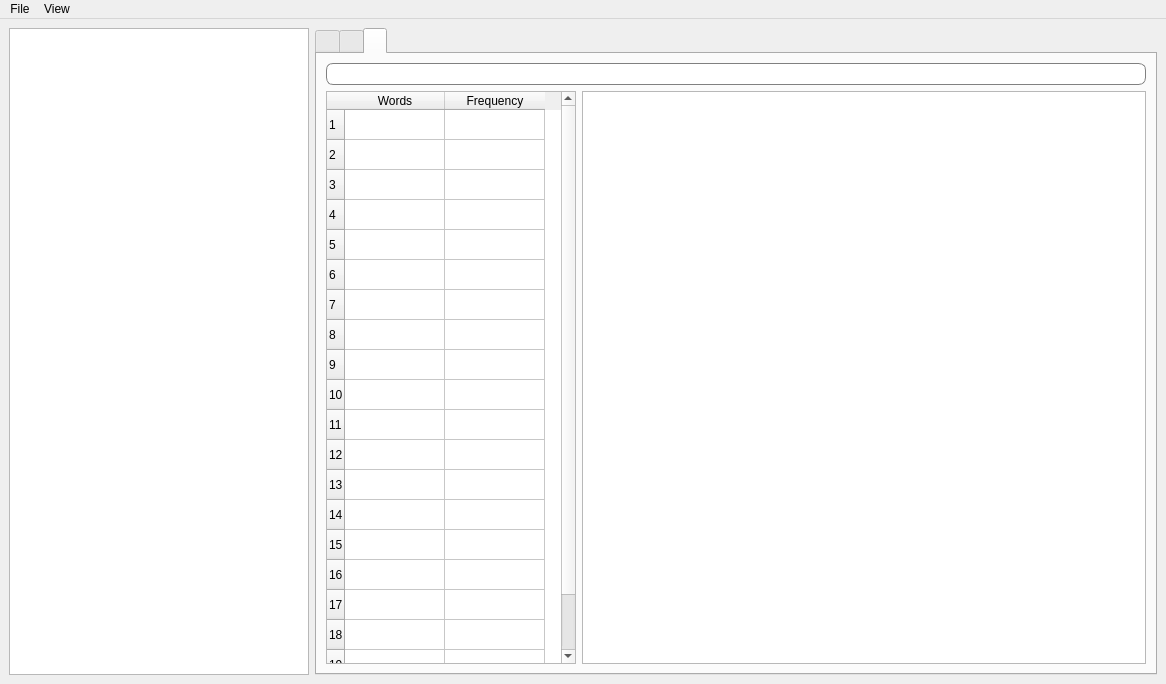
<?xml version="1.0" encoding="UTF-8"?>
<ui version="4.0">
 <class>MainWindow</class>
 <widget class="QMainWindow" name="MainWindow">
  <property name="geometry">
   <rect>
    <x>0</x>
    <y>0</y>
    <width>1166</width>
    <height>684</height>
   </rect>
  </property>
  <property name="windowTitle">
   <string>MainWindow</string>
  </property>
  <widget class="QWidget" name="centralwidget">
   <layout class="QGridLayout" name="gridLayout">
    <item row="0" column="0">
     <widget class="QListWidget" name="listWidget">
      <property name="maximumSize">
       <size>
        <width>300</width>
        <height>16777215</height>
       </size>
      </property>
      <property name="locale">
       <locale language="English" country="UnitedKingdom"/>
      </property>
     </widget>
    </item>
    <item row="0" column="1">
     <widget class="QTabWidget" name="tabWidget">
      <property name="enabled">
       <bool>true</bool>
      </property>
      <property name="currentIndex">
       <number>2</number>
      </property>
      <property name="tabBarAutoHide">
       <bool>false</bool>
      </property>
      <widget class="QWidget" name="tab">
       <property name="locale">
        <locale language="English" country="UnitedKingdom"/>
       </property>
       <attribute name="title">
        <string/>
       </attribute>
       <layout class="QVBoxLayout" name="verticalLayout_2">
        <item>
         <layout class="QVBoxLayout" name="verticalLayout">
          <item>
           <widget class="QTextEdit" name="textEdit_Up">
            <property name="locale">
             <locale language="English" country="UnitedKingdom"/>
            </property>
            <property name="readOnly">
             <bool>true</bool>
            </property>
           </widget>
          </item>
          <item>
           <widget class="QTextEdit" name="textEdit_Down">
            <property name="locale">
             <locale language="English" country="UnitedKingdom"/>
            </property>
            <property name="readOnly">
             <bool>true</bool>
            </property>
           </widget>
          </item>
         </layout>
        </item>
       </layout>
      </widget>
      <widget class="QWidget" name="tab_2">
       <property name="enabled">
        <bool>true</bool>
       </property>
       <attribute name="title">
        <string/>
       </attribute>
       <layout class="QGridLayout" name="gridLayout_2">
        <item row="0" column="1">
         <widget class="QTextEdit" name="textEdit_2_Up">
          <property name="readOnly">
           <bool>true</bool>
          </property>
         </widget>
        </item>
        <item row="1" column="1">
         <widget class="QTextEdit" name="textEdit_2_Down">
          <property name="enabled">
           <bool>true</bool>
          </property>
          <property name="readOnly">
           <bool>true</bool>
          </property>
         </widget>
        </item>
        <item row="2" column="1">
         <widget class="QPushButton" name="pushButton">
          <property name="text">
           <string>Students' Answers Detail</string>
          </property>
         </widget>
        </item>
        <item row="0" column="0" rowspan="3">
         <widget class="QListWidget" name="listWidget_2">
          <property name="maximumSize">
           <size>
            <width>200</width>
            <height>16777215</height>
           </size>
          </property>
         </widget>
        </item>
       </layout>
      </widget>
      <widget class="QWidget" name="tab_3">
       <property name="enabled">
        <bool>true</bool>
       </property>
       <attribute name="title">
        <string/>
       </attribute>
       <layout class="QGridLayout" name="gridLayout_3">
        <item row="5" column="1" colspan="2">
         <widget class="QGraphicsView" name="graphicsView">
          <property name="styleSheet">
           <string notr="true"/>
          </property>
         </widget>
        </item>
        <item row="5" column="0">
         <widget class="QTableWidget" name="tableWidget">
          <property name="maximumSize">
           <size>
            <width>250</width>
            <height>16777215</height>
           </size>
          </property>
          <property name="editTriggers">
           <set>QAbstractItemView::NoEditTriggers</set>
          </property>
          <property name="gridStyle">
           <enum>Qt::SolidLine</enum>
          </property>
          <property name="rowCount">
           <number>20</number>
          </property>
          <row>
           <property name="text">
            <string>1</string>
           </property>
          </row>
          <row>
           <property name="text">
            <string>2</string>
           </property>
          </row>
          <row>
           <property name="text">
            <string>3</string>
           </property>
          </row>
          <row>
           <property name="text">
            <string>4</string>
           </property>
          </row>
          <row>
           <property name="text">
            <string>5</string>
           </property>
          </row>
          <row>
           <property name="text">
            <string>6</string>
           </property>
          </row>
          <row>
           <property name="text">
            <string>7</string>
           </property>
          </row>
          <row>
           <property name="text">
            <string>8</string>
           </property>
          </row>
          <row>
           <property name="text">
            <string>9</string>
           </property>
          </row>
          <row>
           <property name="text">
            <string>10</string>
           </property>
          </row>
          <row>
           <property name="text">
            <string>11</string>
           </property>
          </row>
          <row>
           <property name="text">
            <string>12</string>
           </property>
          </row>
          <row>
           <property name="text">
            <string>13</string>
           </property>
          </row>
          <row>
           <property name="text">
            <string>14</string>
           </property>
          </row>
          <row>
           <property name="text">
            <string>15</string>
           </property>
          </row>
          <row>
           <property name="text">
            <string>16</string>
           </property>
          </row>
          <row>
           <property name="text">
            <string>17</string>
           </property>
          </row>
          <row>
           <property name="text">
            <string>18</string>
           </property>
          </row>
          <row>
           <property name="text">
            <string>19</string>
           </property>
          </row>
          <row>
           <property name="text">
            <string>20</string>
           </property>
          </row>
          <column>
           <property name="text">
            <string>Words</string>
           </property>
          </column>
          <column>
           <property name="text">
            <string>Frequency</string>
           </property>
          </column>
         </widget>
        </item>
        <item row="4" column="0" colspan="3">
         <widget class="QLineEdit" name="lineEdit">
          <property name="styleSheet">
           <string notr="true">border:1px solid gray;
width:300px;
border-radius:7px;
padding:2px 4px;</string>
          </property>
         </widget>
        </item>
       </layout>
      </widget>
     </widget>
    </item>
   </layout>
  </widget>
  <widget class="QMenuBar" name="menubar">
   <property name="geometry">
    <rect>
     <x>0</x>
     <y>0</y>
     <width>1166</width>
     <height>21</height>
    </rect>
   </property>
   <widget class="QMenu" name="menuFile">
    <property name="title">
     <string>File</string>
    </property>
    <addaction name="actionOpen"/>
    <addaction name="separator"/>
    <addaction name="actionSave"/>
    <addaction name="separator"/>
    <addaction name="actionExit"/>
   </widget>
   <widget class="QMenu" name="menuView">
    <property name="title">
     <string>View</string>
    </property>
    <addaction name="actionStudent"/>
    <addaction name="separator"/>
    <addaction name="actionQuestion"/>
   </widget>
   <addaction name="menuFile"/>
   <addaction name="menuView"/>
  </widget>
  <action name="actionExit">
   <property name="text">
    <string>Exit</string>
   </property>
   <property name="shortcut">
    <string>Ctrl+Q</string>
   </property>
  </action>
  <action name="actionOpen">
   <property name="text">
    <string>Open</string>
   </property>
   <property name="shortcut">
    <string>Ctrl+O</string>
   </property>
  </action>
  <action name="actionSave">
   <property name="text">
    <string>Save</string>
   </property>
   <property name="toolTip">
    <string>Save</string>
   </property>
   <property name="statusTip">
    <string/>
   </property>
   <property name="whatsThis">
    <string extracomment="Save word frenquency"/>
   </property>
   <property name="shortcut">
    <string>Ctrl+S</string>
   </property>
  </action>
  <action name="actionStudent">
   <property name="text">
    <string>Student</string>
   </property>
  </action>
  <action name="actionQuestion">
   <property name="text">
    <string>Question</string>
   </property>
  </action>
 </widget>
 <resources/>
 <connections/>
</ui>
